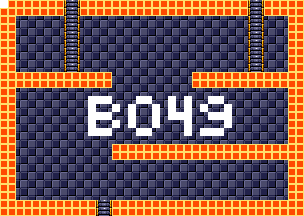

A level layout from a 2D game, rendered from its tile map. Below: a short description, then the map file with tile-grid data replaced by summaries:
An orthogonal 38x27 tile map with 8x8 px tiles, 4 tile layers (background, foreground, room numbers, Objects), 15 tilesets.

<map version="1.5" tiledversion="1.7.1" orientation="orthogonal" renderorder="right-down" width="38" height="27" tilewidth="8" tileheight="8" infinite="0" nextlayerid="11" nextobjectid="1">
 <tileset firstgid="1" source="tilesheets/tsKarniMata.tsx" />
 <tileset firstgid="1025" source="tilesheets/tsVoodooWasp.tsx" />
 <tileset firstgid="2049" source="tilesheets/tsBurial.tsx" />
 <tileset firstgid="3073" source="tilesheets/tsBlueTemple.tsx" />
 <tileset firstgid="4097" source="tilesheets/tsGoddess.tsx" />
 <tileset firstgid="5121" source="tilesheets/tsKonark.tsx" />
 <tileset firstgid="6145" name="sEnemies" tilewidth="8" tileheight="8" tilecount="1024" columns="32">
  <image source="../grapx/tilesheets/sObjects.bmp" trans="ff94ff" width="256" height="256" />
 </tileset>
 <tileset firstgid="7169" source="tilesheets/tsIceTemple.tsx" />
 <tileset firstgid="8193" source="tilesheets/tsLavaArea.tsx" />
 <tileset firstgid="9217" source="tilesheets/tsBossArea.tsx" />
 <tileset firstgid="10241" source="tilesheets/tsPegu.tsx" />
 <tileset firstgid="11265" source="tilesheets/sTiwanakuTemple.tsx" />
 <tileset firstgid="12289" source="tilesheets/sIndraTemple.tsx" />
 <tileset firstgid="13313" source="tilesheets/sTeleport.tsx" />
 <tileset firstgid="14337" source="tilesheets/sObjects.tsx" />
 <layer id="2" name="background" width="38" height="27">
  <data>[1026 cells, 1026 non-empty, 2 distinct tile ids]</data>
 </layer>
 <layer id="1" name="foreground" width="38" height="27">
  <data>[1026 cells, 364 non-empty, 3 distinct tile ids]</data>
 </layer>
 <layer id="7" name="room numbers" width="38" height="27">
  <data>[1026 cells, 44 non-empty, 1 distinct tile ids]</data>
 </layer>
 <layer id="10" name="Objects" width="38" height="27">
  <data>[1026 cells, 0 non-empty, 0 distinct tile ids]</data>
 </layer>
</map>
